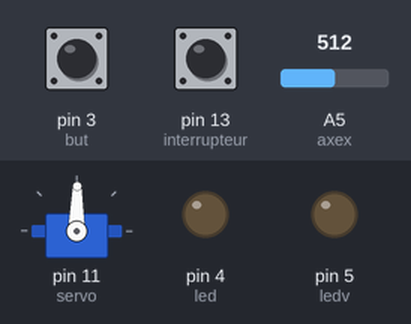
The sketch below on a simulated Arduino Uno, built with avr-gcc and run on an emulated ATmega328P. On the bench: servo, output pins drawn as LEDs (lit = HIGH). Dashed ring = blinking. The test bench sets the inputs (shaded band); at power-on: A5 (axex) = 512, pin 13 (interrupteur) LOW, pin 3 (but) LOW.

Above: at 1.2 s.
1.3 s: A5 (axex) set to 716
At 2.0 s:
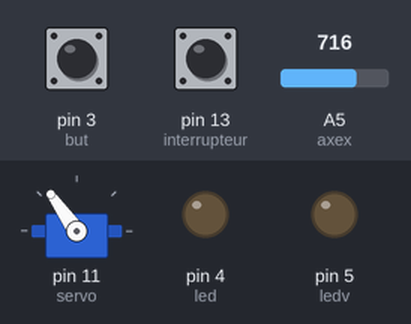
3.1 s: A5 (axex) set to 1023
At 4.8 s:
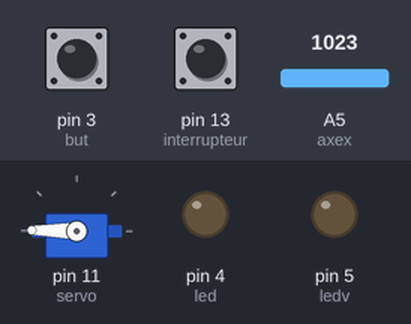
5.1 s: pin 13 (interrupteur) pulled HIGH for 0.15 s
At 5.28 s:
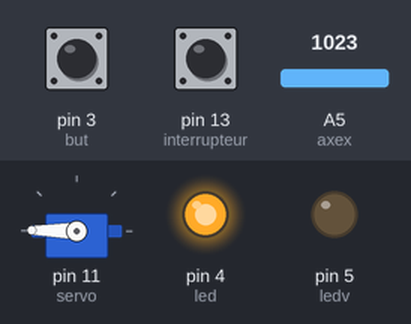
6.9 s: pin 3 (but) pulled HIGH for 1 s
At 7.07 s:
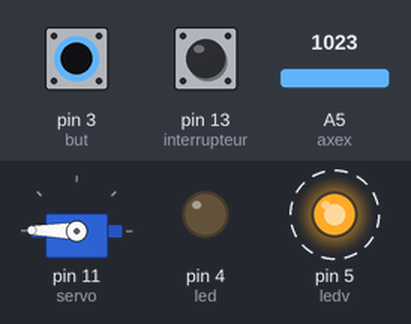
9.9 s: A5 (axex) set to 306
At 11.8 s:
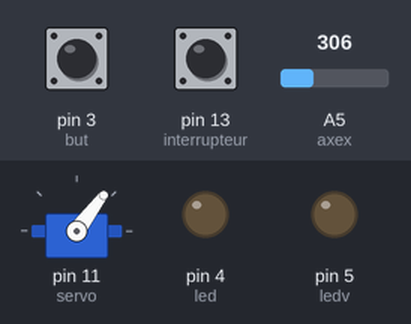
12.4 s: pin 3 (but) pulled HIGH for 0.15 s
At 12.55 s:
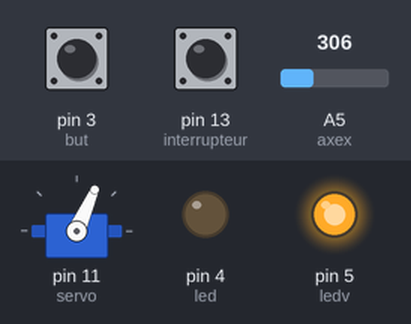
Timing chart, 0 to 16.3 s (numbered marks = the images above; inputs shaded):
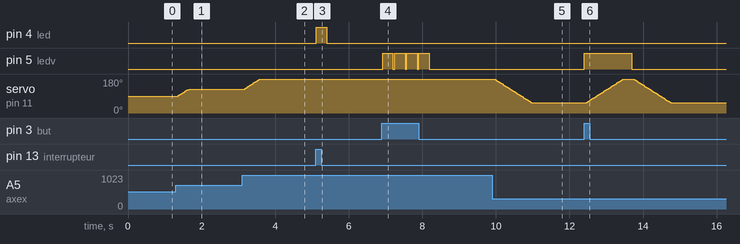

Measured:
- after the input at 1.3 s, servo on pin 11 (servo): moves from 89° to 125° over 0.32 s, starting after 0.05 s
- after the input at 3.1 s, servo on pin 11 (servo): moves from 125° to 179° over 0.46 s, starting at once
- after the input at 5.1 s, pin 4 (led): LOW → HIGH at once, → LOW 0.28 s later
- after the input at 6.9 s, pin 5 (ledv): alternates HIGH for 0.28 s and LOW for 0.04 s, 8 changes in all, then stays LOW, starting at once
- after the input at 9.9 s, servo on pin 11 (servo): moves from 179° to 53° over 1.0 s, starting after 0.06 s
- after the input at 12.4 s, pin 5 (ledv): LOW → HIGH at once, → LOW 1.3 s later; servo on pin 11 (servo): rises from 53° to 179° in 1.3 s, then falls to 53° in 1.0 s

The sketch:

base_enregistrement.ino
```cpp
#include <Servo.h>

Servo servo;

int led = 4;                // déclaration des pins
int interrupteur = 13;
int ledv = 5;
int but = 3;
int axex =A5;

int var = 8;    // variable pour changer la vitesse du bras

int valx;         // variable qui servirons pour les enregistrements et les déplacements
int tempx = 90;
int taille;
int tab[100];
int ut;


void setup ()
{
  pinMode(led, OUTPUT);
  pinMode(interrupteur, INPUT);
  pinMode(ledv, OUTPUT);
  pinMode(but, INPUT);
  pinMode(axex, INPUT);
  servo.attach(11);
}


void loop()
{


 valx= analogRead(axex);                  // debut de la partie qui gère le ralenti de déplacement
    valx = map (valx, 0, 1023, 0, 179);   // adapte la la valeur recu du potentiometre en angle
    delay(25);


     if (tempx<valx)            // verifie si la nouvelle valeur est plus ou moins grande que la dernière valeur donnée au servo
    {
    for (int i=tempx; i<valx; i++)    // boucle de la dernière valeur jusqu'a la nouvelle en faisant une pause chaque degré
    {                                 // i++ est équivalent à i=i+1, même chose pour i--, i=i-1
      delay(var);
      servo.write(i);
    }
    }
      else
    {
       for (int i=tempx; valx<=i; i--)    // même principe mais en décroissant (si la nouvelle valeur est plus petite que l'ancienne)
    {
      delay(var);
      servo.write(i);
    }
    }
    tempx=valx;           // enregistre la dernière valeur obtenu pour pouvoir la comparer après avec la nouvelle
                        // fin de la partie qui gère le ralenti


  int etat= digitalRead(interrupteur);      // debut de la partie d'enregistrement et vérification de l'état de l'interrupteur
  if (etat==HIGH)                       // le if ici sert à initialiser la séquence enregistrer
  {
    digitalWrite(led, HIGH);
    taille =0;
    valx= analogRead(axex);
    valx = map (valx, 0, 1023, 0, 179);
    tab[taille]= valx;
  }                   /* on a juste donnée la première valeur , allumer la led et initialiser la taille a 0 parce qu'un
                         tableau commence a la case numéro 0*/

  while(etat==HIGH)   // on commence ici la séquence d'enregistrement
  {


   valx= analogRead(axex);                  // on utilise la même partie que précedement pour les deplacements
    valx = map (valx, 0, 1023, 0, 179);
    delay(25);


     if (tempx<valx)
    {
    for (int i=tempx; i<valx; i++)
    {
      delay(var);
      servo.write(i);
    }
    }
      else
    {
       for (int i=tempx; valx<=i; i--)
    {
      delay(var);
      servo.write(i);
    }
    }
    tempx=valx;


  taille++; // on augmente la taille de 1
  if (taille<100)         // on verifie que l'on puisse stocker la valeur dans le tableau
  {

  tab[taille]=tempx;          // on stock la dernière valeur obtenu dans taille-ème case du tableau tab
  delay(250);                 // ce delai permet de ne pas stocker trop d'information, il stock les info toutes les 0,25sec
  }
  else
  {
    digitalWrite(ledv, HIGH);
  }


    etat = digitalRead(interrupteur);     // on vérifie si l'interrupteur est encore dans l'état HIGH
  }

  digitalWrite(ledv, LOW);
  digitalWrite(led, LOW);             // on éteint la led pour indiquer que l'enregistrement s'arrete

  int etbut = digitalRead(but);       // on regarde ici si le bouton est enclenché


 if (etbut == 1)                  // on commence la boucle qui va appliquer la séquence enregistrer
{                                 // je rapelle que 1 est équivalent à HIGH
    digitalWrite(ledv, HIGH);     // on indique que la séquence commence en allumant la led
    for (int i= 0; i<taille; i++)
    {
      ut = tab[i+1];              // au lieu de lire est transformer la valeur ici on récupere juste la valeur enregistrée
      valx = ut;                  // la on change juste le nom de la variable


       delay(25);


     if (tempx<valx)                // c'est la partie qui gère le ralenti que l'on a déjà vu
    {
    for (int i=tempx; i<valx; i++) // c'est le for qui va s'occuper de boucler, une fois le bouton presser une fois peu importe
    {                              // la suite le programme va répeter la séquence en ignorant tout le reste
      delay(var);
      servo.write(i);
    }
    }
      else
    {
       for (int i=tempx; valx<=i; i--)
    {
      delay(var);
      servo.write(i);
    }
    }
    tempx=valx;


      delay(250);         // on reprend le delai qu'on avait mis précedemment pour reproduire au mieux la même sequence
    }
}
  digitalWrite(ledv, LOW);     // on eteint la led pour indiquer que la sequence est fini d'éxecuter
  delay(10);                  // petite pause pour le programme pour éviter qu'il retourne directement dans le if
}


/*void dep1(int tempx, int valx)       // dep droite
{
  valx = map (valx, 0, 1023, 0, 180);
    delay(25);

     if (tempx<valx)
    {
    for (int i=tempx; i<valx; i++)
    {
      delay(var);
      servo.write(i);

    }
    }
      else
    {
       for (int i=tempx; valx<=i; i--)
    {
      delay(var);
      servo.write(i);

    }
    }
}*/
```
